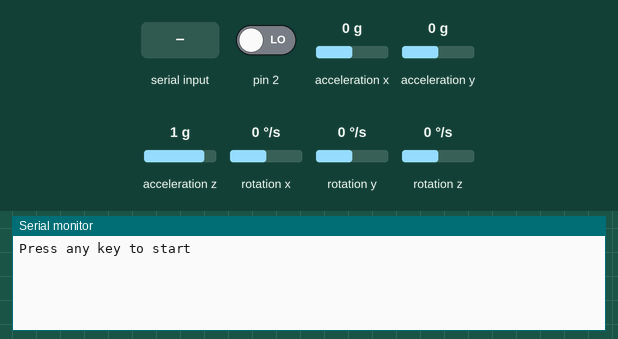
Recording of a sketch running on a simulated Arduino Uno, built with avr-gcc and run on an emulated ATmega328P. On the bench: the last lines printed to the serial monitor. The inputs (shaded band) are chosen by the test bench; at power-on: pin 2 LOW, acceleration x 0 g, acceleration y 0 g, acceleration z 1 g, rotation x 0 °/s, rotation y 0 °/s, rotation z 0 °/s. The sensor or clock chip raises its interrupt line as the real part does.

Above: at 0.9 s.
1.0 s: "Z" received over Serial
At 2.7 s:
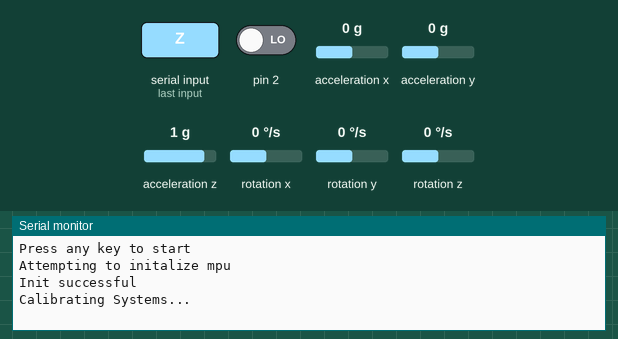
3.0 s: "1" received over Serial
At 3.7 s:
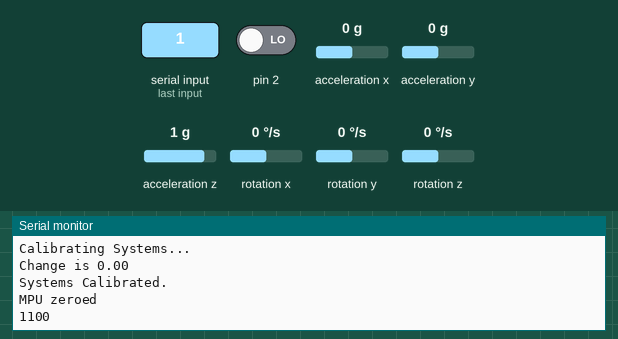
4.5 s: "V" received over Serial
At 5.4 s:
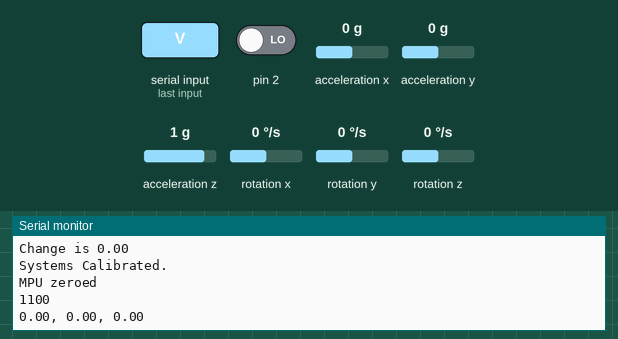
6.0 s: "T" received over Serial
At 6.5 s:
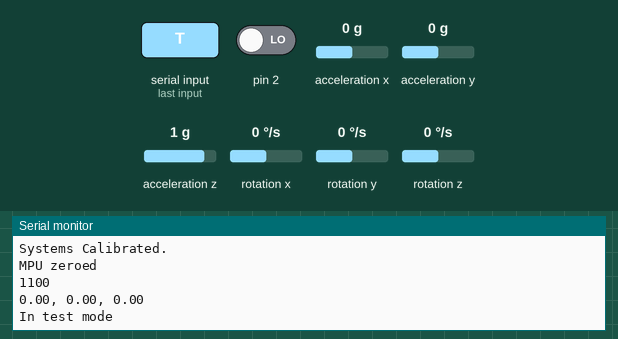
7.5 s: "3" received over Serial
At 8.7 s:
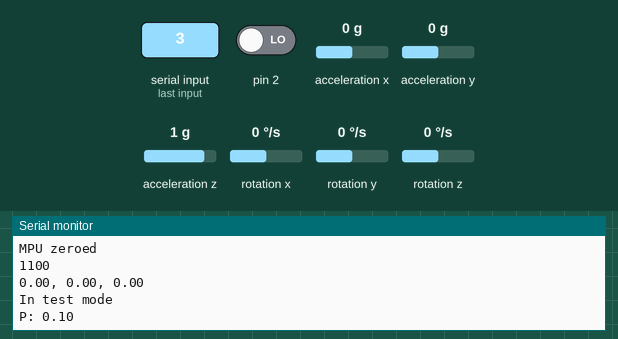
9.0 s: "T" received over Serial
At 10.0 s:
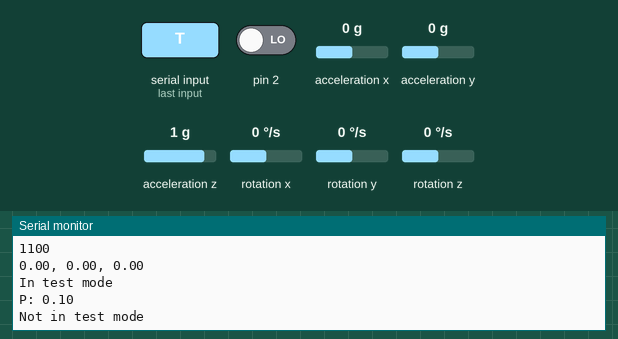

The sketch:

AutoArduQuad.ino
```cpp
#include "QuadController.h"
#include "SerialHelper.h"

QuadController g_quadController;
bool failed = false;

void setup()
{
	SerialHelper::Println("Starting");
	failed = !g_quadController.Init();
}

void loop()
{
	if (failed)
		return;

	unsigned long time = millis();

	g_quadController.Update(time);
}
```

Common.cpp
```cpp
#include "Common.h"

#include <Arduino.h>

double Pow(float base, float power)
{
	return pow(base, power);
}

double Pow(double base, double power)
{
	return Pow((float)base, (float)power);
}
```

Common.h
```cpp
#define NULL 0

double Pow(float base, float power);
double Pow(double base, double power);
```

MPU.cpp
```cpp
#include "MPU.h"

#include "I2Cdev.h"
#include "MPU6050_6Axis_MotionApps20.h"
#include "Wire.h"
#include "SerialHelper.h"
#include "Common.h"

#define SAMPLE_TIME 3000

MPU6050 _mpu;

volatile bool g_mpuInterrupt = false;     // indicates whether MPU interrupt pin has gone high
void g_fdmpGetData()
{
    g_mpuInterrupt = true;
}

MPU::MPU()
{
	_dmpReady = false;
	_calibrationYPR = new double[3];
	for (int i = 0; i < 3; ++i)
		_calibrationYPR[i] = 0.0;

	YPR = new double[3];
	for (int i = 0; i < 3; ++i)
		YPR[i] = 0.0;

	_totalSampleTime = 0;
	_lastYPR = NULL;
}

bool MPU::Init()
{
    // join I2C bus (I2Cdev library doesn't do this automatically)
    #if I2CDEV_IMPLEMENTATION == I2CDEV_ARDUINO_WIRE
        Wire.begin();
        TWBR = 24; // 400kHz I2C clock (200kHz if CPU is 8MHz)
    #elif I2CDEV_IMPLEMENTATION == I2CDEV_BUILTIN_FASTWIRE
        Fastwire::setup(400, true);
    #endif

    _mpu.initialize();
	SerialHelper::Println("Attempting to initalize mpu");
	if (!_mpu.testConnection())
	{
		SerialHelper::Println("Test connection failed");
		return false;
	}

	uint8_t devStatus = _mpu.dmpInitialize();

	if (devStatus == 0)
	{
        _mpu.setDMPEnabled(true);

        // enable Arduino interrupt detection
		attachInterrupt(0, g_fdmpGetData, RISING);
        _mpuStatus = _mpu.getIntStatus();

        // set our DMP Ready flag so the main loop() function knows it's okay to use it
        _dmpReady = true;

        // get expected DMP packet size for later comparison
        _expectedPacketSize = _mpu.dmpGetFIFOPacketSize();
	}
	else
	{
		SerialHelper::Println("Dev status is invalid");
		return false;
	}

	_calibrationYPR[0] = 0;
	_calibrationYPR[1] = 0;
	_calibrationYPR[2] = 0;

	_lastYaw = YPR[0];

	return true;
}

bool MPU::UpdateCal(unsigned long dTime)
{
	/*Serial.print("Passed Delta :");
	Serial.println(dTime);*/

	Update();
	if (_lastYPR == NULL)
	{
		_lastYPR = new double[3];
		for (int i = 0; i < 3; ++i)
		{
			if (YPR[i] < 999 && YPR[i] > -999)
			{
				_lastYPR[i] = YPR[i];
			}
			else
			{
				_lastYPR = NULL;
				return false;
			}
		}
	}

	//Serial.print("Before adding: ");
	//Serial.println(_totalSampleTime);
	//
	//Serial.print("Delta Used :");
	//Serial.println(dTime);

	_totalSampleTime += dTime;
	//SerialHelper::Print("Total sample: ");
	//Serial.println(_totalSampleTime);
	if (_totalSampleTime > SAMPLE_TIME)
	{
		_totalSampleTime = 0.0;

		// Find the magnitude of the change in the YPR.
		double magSq = 0.0;
		for (int i = 0; i < 3; ++i)
		{
			magSq += (YPR[i] - _lastYPR[i]) * (YPR[i] - _lastYPR[i]);
			_lastYPR[i] = YPR[i];
		}

		SerialHelper::Print("Change is ");
		SerialHelper::Println(magSq);

		if (magSq < 0.03)
		{
			Zero();
			return true;
		}
	}

	return false;
}

void MPU::Update()
{
	double *ypr = CalculateYPR();
	for (int i = 0; i < 3; ++i)
	{
		YPR[i] = ypr[i] - _calibrationYPR[i];
	}
}

double* MPU::CalculateYPR()
{
    if (!_dmpReady)
		return new double[3];

    // wait for MPU interrupt or extra packet(s) available
    while (!g_mpuInterrupt && _fifoCount < _expectedPacketSize)
	{

    }

    g_mpuInterrupt = false;
    _mpuStatus = _mpu.getIntStatus();

	// get current FIFO count
    _fifoCount = _mpu.getFIFOCount();

    // check for overflow (this should never happen unless our code is too inefficient)
    if ((_mpuStatus & 0x10) || _fifoCount == 1024)
	{
        // reset so we can continue cleanly
        _mpu.resetFIFO();
    }
	else if (_mpuStatus & 0x02)
	{
        // wait for correct available data length, should be a VERY short wait
        while (_fifoCount < _expectedPacketSize)
			_fifoCount = _mpu.getFIFOCount();

		uint8_t fifoBuffer[64];
        // read a packet from FIFO
        _mpu.getFIFOBytes(fifoBuffer, _expectedPacketSize);

        // track FIFO count here in case there is > 1 packet available
        // (this lets us immediately read more without waiting for an interrupt)
        _fifoCount -= _expectedPacketSize;

		Quaternion q;
		float ypr[3];
		VectorFloat gravity;

        _mpu.dmpGetQuaternion(&q, fifoBuffer);
        _mpu.dmpGetGravity(&gravity, &q);
        _mpu.dmpGetYawPitchRoll(ypr, &q, &gravity);


		// Convert to degrees and to doubles.
		double* finalYpr = new double[3];
		finalYpr[0] = (double)ypr[0] * (180.0 / M_PI);
		finalYpr[1] = (double)ypr[1] * (180.0 / M_PI);
		finalYpr[2] = (double)ypr[2] * (-180.0 / M_PI);

		return finalYpr;
	}

	// Just return an empty array.
	return new double[3];
}

// Get tilt in degrees on the NS axis (to north = positive)
double MPU::GetNS()
{
	return YPR[2];
}

// Get tilt in degress on the EW axis (to east = positive)
double MPU::GetEW()
{
	return YPR[1];
}

// Get yaw in degrees (clockwise = positive)
double MPU::GetYaw()
{
	return YPR[0];
}

// Print current sensor data
void MPU::PrintDebugStr()
{
	Serial.print(YPR[0]);
	Serial.print(", ");
	Serial.print(YPR[1]);
	Serial.print(", ");
	Serial.println(YPR[2]);
}

// Check if MPU data has passed allowed bounds (>30 degrees tilt)
bool MPU::CheckBeyondLimits()
{
	if(abs(GetNS()) > 30)
	  return true;
	if(abs(GetEW()) > 30)
	  return true;
	return false;
}

// Zero the MPU at the current orientation
void MPU::Zero()
{
	double *ypr = CalculateYPR();
	// The array needs to be copied over to avoid pointer problems.
	_calibrationYPR = new double[3];
	for (int i = 0; i < 3; ++i)
	{
		_calibrationYPR[i] = ypr[i];
	}
	_lastYaw = _calibrationYPR[0];
}

// Zero the yaw value at the current orientation
void MPU::ZeroYaw()
{
	double* ypr = CalculateYPR();
	_calibrationYPR[0] = ypr[0];
}
```

MPU.h
```cpp
#pragma once

#include <stdint.h>

class MPU
{
public:
	MPU();

	bool Init();

	bool UpdateCal(unsigned long dTime);
	void Update();

	double GetNS();
	double GetEW();
	double GetYaw();

	bool CheckBeyondLimits();

	void Zero();
	void ZeroYaw();

	void PrintDebugStr();

	double* YPR;
private:
	double* CalculateYPR();

private:
	double* _calibrationYPR;
	double _lastYaw;
	uint16_t _expectedPacketSize;    // expected DMP packet size (default is 42 bytes)
	bool _dmpReady;
	int _mpuStatus;
	uint16_t _fifoCount;     // count of all bytes currently in FIFO
	unsigned long _totalSampleTime;
	double* _lastYPR;
};
```

MotorMgr.cpp
```cpp
#include "MotorMgr.h"
#include "SerialHelper.h"

MotorMgr::MotorMgr(void)
{
	_motors = new Motors();
	_baseSpeed = 1000;
	_testMode = false;
	_setNS = 0.0;
	_setEW = 0.0;
	_setYaw = 0.0;

	_nsOut = 0.0;
	_ewOut = 0.0;
	_yawOut = 0.0;

	_verboseNS = false;
	_verboseEW = false;
	_verboseYaw = false;
	_printNS = false;
	_printEW = false;
}


MotorMgr::~MotorMgr(void)
{
	delete _nsController;
	_nsController = 0;

	delete _ewController;
	_ewController = 0;

	delete _yawController;
	_yawController = 0;

	delete _motors;
	_motors = 0;
}

void MotorMgr::PrintEW()
{
	_printEW = true;
}

void MotorMgr::PrintNS()
{
	_printNS = true;
}

void MotorMgr::SetBaseSpeed(int d)
{
	_baseSpeed = d;
}

int MotorMgr::GetBaseSpeed()
{
	return _baseSpeed;
}

bool MotorMgr::Init(MPU* mpu)
{
	_ypr0 = &mpu->YPR[0];
	_ypr1 = &mpu->YPR[1];
	_ypr2 = &mpu->YPR[2];

	_nsController = new PID(&mpu->YPR[1], &_nsOut, &_setNS, 0.9, 0.15, 0.1, REVERSE);
	_ewController = new PID(&mpu->YPR[2], &_ewOut, &_setEW, 0.8, 0.6, 0.1, REVERSE);
	_yawController = new PID(&mpu->YPR[0], &_yawOut, &_setYaw, 2.0, 0.0, 0.0, DIRECT);

	_ewController->SetMode(AUTOMATIC);
	_yawController->SetMode(AUTOMATIC);
	_nsController->SetMode(AUTOMATIC);

	_nsController->SetOutputLimits(-1000, 1000);
	_ewController->SetOutputLimits(-1000, 1000);
	_yawController->SetOutputLimits(-300, 300);

	_motors->Init();

	// Set here which controller should be affected by tuning parameters.
	_editController = _ewController;

	return true;
}

void MotorMgr::ToggleTestMode()
{
	_testMode = !_testMode;
}

void MotorMgr::Update()
{
	if (_testMode)
	{
		_motors->SetN(_baseSpeed);
		_motors->SetE(_baseSpeed);
		_motors->SetS(_baseSpeed);
		_motors->SetW(_baseSpeed);
		return;
	}

	_nsController->Compute(_verboseNS);
	_ewController->Compute(_verboseEW);
	//_yawController->Compute(_verboseYaw);

	//SerialHelper::Print("Yaw: ");
	//SerialHelper::Println(_yawOut);
	//
	//SerialHelper::Print("EW: ");
	//SerialHelper::Println(_ewOut);
	//
	//SerialHelper::Print("NS: ");
	//SerialHelper::Println(_nsOut);

	// Arduino won't allow conversions from double to int?!?
	// But it will allow double to float to int???
	// Even though I believe double and float are represented the same on the Uno.
	int iNsOut = GetNSDiff();
	int iEwOut = GetEWDiff();

	if (_printNS)
	{
		SerialHelper::Println(iNsOut);
		_printNS = false;
	}
	if (_printEW)
	{
		SerialHelper::Println(iEwOut);
		_printEW = false;
	}

	//_motors->SetNS(_baseSpeed + 0, iNsOut);
	_motors->SetEW(_baseSpeed - 0, iEwOut);
}

int MotorMgr::GetNSDiff()
{
	double nsOut = _nsOut;
	return (int)(float)nsOut;
}

int MotorMgr::GetEWDiff()
{
	double ewOut = _ewOut;
	return (int)(float)ewOut;
}

bool MotorMgr::GetTestMode()
{
	return _testMode;
}

void MotorMgr::StopAll()
{
	_motors->StopAll();
}

void MotorMgr::IncreaseP()
{
	_editController->SetTunings(_editController->GetKp() + 0.1, _editController->GetKi(), _editController->GetKd());
	Serial.print("P: ");
	Serial.println(_editController->GetKp());
}

void MotorMgr::DecreaseP()
{
	_editController->SetTunings(_editController->GetKp() - 0.1, _editController->GetKi(), _editController->GetKd());
	Serial.print("P: ");
	Serial.println(_editController->GetKp());
}

void MotorMgr::IncreaseI()
{
	_editController->SetTunings(_editController->GetKp(), _editController->GetKi() + 0.1, _editController->GetKd());
	Serial.print("I: ");
	Serial.println(_editController->GetKi());
}

void MotorMgr::DecreaseI()
{
	_editController->SetTunings(_editController->GetKp(), _editController->GetKi() - 0.1, _editController->GetKd());
	Serial.print("I: ");
	Serial.println(_editController->GetKi());
}

void MotorMgr::IncreaseD()
{
	_editController->SetTunings(_editController->GetKp(), _editController->GetKi(), _editController->GetKd() + 0.1);
	Serial.print("D: ");
	Serial.println(_editController->GetKd());
}

void MotorMgr::DecreaseD()
{
	_editController->SetTunings(_editController->GetKp(), _editController->GetKi(), _editController->GetKd() - 0.1);
	Serial.print("D: ");
	Serial.println(_editController->GetKd());
}

void MotorMgr::GetP()
{
	_editController->GetKp();
}

void MotorMgr::GetI()
{
	_editController->GetKi();
}

void MotorMgr::GetD()
{
	_editController->GetKd();
}

void MotorMgr::SetVerboseEW(bool verboseEW)
{
	_verboseEW = verboseEW;
}

void MotorMgr::SetVerboseNS(bool verboseNS)
{
	_verboseNS = verboseNS;
}

void MotorMgr::SetVerboseYaw(bool verboseYaw)
{
	_verboseYaw = verboseYaw;
}

bool MotorMgr::GetVerboseEW()
{
	return _verboseEW;
}

bool MotorMgr::GetVerboseNS()
{
	return _verboseNS;
}

bool MotorMgr::GetVerboseYaw()
{
	return _verboseYaw;
}
```

MotorMgr.h
```cpp
#pragma once

#include "Motors.h"
#include "MPU.h"
#include "PID.h"

class MotorMgr
{
public:
	MotorMgr(void);
	~MotorMgr(void);

	bool Init(MPU* mpu);
	void Update();

	void SetBaseSpeed(int baseSpeed);
	int GetBaseSpeed();

	void StopAll();

	void ToggleTestMode();
	bool GetTestMode();

	void IncreaseP();
	void DecreaseP();
	void IncreaseI();
	void DecreaseI();
	void IncreaseD();
	void DecreaseD();

	void GetP();
	void GetI();
	void GetD();

	void SetVerboseEW(bool verboseEW);
	void SetVerboseNS(bool verboseNS);
	void SetVerboseYaw(bool verboseYaw);

	bool GetVerboseEW();
	bool GetVerboseNS();
	bool GetVerboseYaw();

	void PrintNS();
	void PrintEW();

private:
	int GetNSDiff();
	int GetEWDiff();

private:
	PID* _nsController;
	PID* _ewController;
	PID* _yawController;

	PID* _editController;

	Motors* _motors;

	double _nsOut;
	double _ewOut;
	double _yawOut;
	int _baseSpeed;
	double _setNS;
	double _setEW;
	double _setYaw;

	double *_ypr0;
	double *_ypr1;
	double *_ypr2;

	bool _testMode;
	bool _verboseNS;
	bool _verboseEW;
	bool _verboseYaw;

	bool _printNS;
	bool _printEW;
};
```

Motors.cpp
```cpp
#include "Motors.h"
#include "SerialHelper.h"

Motors::Motors()
{

}

Motors::~Motors()
{

}

void Motors::Init()
{
	// Specify the PWM port each ESC is connected to
	_northESC.attach(11);
	_eastESC.attach(10);
	_southESC.attach(9);
	_westESC.attach(6);

	// Send a zero command to each ESC
	WriteAll(700);
	ArmMotors();
}

void Motors::SetN(int val)
{
	_northESC.writeMicroseconds(val);
}

void Motors::SetE(int val)
{
	_eastESC.writeMicroseconds(val);
}

void Motors::SetS(int val)
{
	_southESC.writeMicroseconds(val);
}

void Motors::SetW(int val)
{
	_westESC.writeMicroseconds(val);
}

// Set the north and south motor speeds in terms of a base speed and an offset
// A positive offset means a greater value to the north motor.
void Motors::SetNS(int base, int offset)
{
	int north = base + (offset / 2);
	int south = base - (offset / 2);
	if(offset % 2 != 0)
	{
		// if offset is odd
		if(offset > 0)
		{
			north++;
		}
		else
		{
			// (0 is even, so no else if)
			south++;
		}
	}

	_northESC.writeMicroseconds(north);
	_southESC.writeMicroseconds(south);
}

// Set the east and west motor speeds in terms of a base speed and an offset
// A positive offset means a greater value to the east motor.
void Motors::SetEW(int base, int offset)
{
	int east = base + (offset / 2);
	int west = base - (offset / 2);
	if(offset % 2 != 0)
	{
		// if offset is odd
		if(offset > 0)
		{
			east++;
		}
		else
		{
			// (0 is even, so no else if)
			west++;
		}
	}

	_eastESC.writeMicroseconds(east);
	_westESC.writeMicroseconds(west);
}

// Send a safe zero command to each motor
// Note that it is important to consult to documentation for each specific
// ESC to find a value that is safely within the zero range.
void Motors::StopAll()
{
	WriteAll(800);
}

void Motors::ArmMotors()
{
	WriteAll(750);
}

void Motors::WriteAll(int val)
{
	_northESC.writeMicroseconds(val);
	_eastESC.writeMicroseconds(val);
	_southESC.writeMicroseconds(val);
	_westESC.writeMicroseconds(val);
}
```

Motors.h
```cpp
#pragma once

#include <Servo.h>
#include <Arduino.h>

class Motors {
public:
	Motors();
	virtual ~Motors();

	void Init();

	void SetN(int val);
	void SetE(int val);
	void SetS(int val);
	void SetW(int val);

	void SetNS(int base, int offset);
	void SetEW(int base, int offset);

	void StopAll();
protected:
	void ArmMotors();
	void WriteAll(int val);

	Servo _northESC;
	Servo _eastESC;
	Servo _southESC;
	Servo _westESC;
};
```

PID.h
```cpp
#ifndef PID_v1_h
#define PID_v1_h

class PID
{


  public:

  //Constants used in some of the functions below
  #define AUTOMATIC	1
  #define MANUAL	0
  #define DIRECT  0
  #define REVERSE  1

  //commonly used functions **************************************************************************
    PID(double*, double*, double*,        // * constructor.  links the PID to the Input, Output, and
        double, double, double, int);     //   Setpoint.  Initial tuning parameters are also set here

    void SetMode(int Mode);               // * sets PID to either Manual (0) or Auto (non-0)

    bool Compute();                       // * performs the PID calculation.  it should be
                                          //   called every time loop() cycles. ON/OFF and
                                          //   calculation frequency can be set using SetMode
                                          //   SetSampleTime respectively
	bool Compute(bool verbose);

    void SetOutputLimits(double, double); //clamps the output to a specific range. 0-255 by default, but
										  //it's likely the user will want to change this depending on
										  //the application


  //available but not commonly used functions ********************************************************
    void SetTunings(double, double,       // * While most users will set the tunings once in the
                    double);         	  //   constructor, this function gives the user the option
                                          //   of changing tunings during runtime for Adaptive control
	void SetControllerDirection(int);	  // * Sets the Direction, or "Action" of the controller. DIRECT
										  //   means the output will increase when error is positive. REVERSE
										  //   means the opposite.  it's very unlikely that this will be needed
										  //   once it is set in the constructor.
    void SetSampleTime(int);              // * sets the frequency, in Milliseconds, with which
                                          //   the PID calculation is performed.  default is 100


  //Display functions ****************************************************************
	double GetKp();						  // These functions query the pid for interal values.
	double GetKi();						  //  they were created mainly for the pid front-end,
	double GetKd();						  // where it's important to know what is actually
	int GetMode();						  //  inside the PID.
	int GetDirection();					  //

  private:
	void Initialize();

	double dispKp;				// * we'll hold on to the tuning parameters in user-entered
	double dispKi;				//   format for display purposes
	double dispKd;				//

	double kp;                  // * (P)roportional Tuning Parameter
    double ki;                  // * (I)ntegral Tuning Parameter
    double kd;                  // * (D)erivative Tuning Parameter

	int controllerDirection;

    double *myInput;              // * Pointers to the Input, Output, and Setpoint variables
    double *myOutput;             //   This creates a hard link between the variables and the
    double *mySetpoint;           //   PID, freeing the user from having to constantly tell us
                                  //   what these values are.  with pointers we'll just know.

	unsigned long lastTime;
	double ITerm = 0.0, lastInput;

	unsigned long SampleTime;
	double outMin, outMax;
	bool inAuto;
};
#endif
```

Source omitted: PID.cpp (7251 bytes), QuadController.cpp (3055 bytes), QuadController.h (302 bytes), Sensors.cpp (618 bytes), Sensors.h (243 bytes), SerialHelper.cpp (1031 bytes), SerialHelper.h (313 bytes)

Measured:
- after the input at 1.0 s, the serial monitor: prints a new line at once (image 1)
- after the input at 3.0 s, the serial monitor: prints a new line after 0.06 s (image 2)
- after the input at 4.5 s, the serial monitor: prints a new line at once (image 3)
- after the input at 6.0 s, the serial monitor: prints a new line at once (image 4)
- after the input at 7.5 s, the serial monitor: prints a new line at once (image 5)
- after the input at 9.0 s, the serial monitor: prints a new line at once (image 6)
